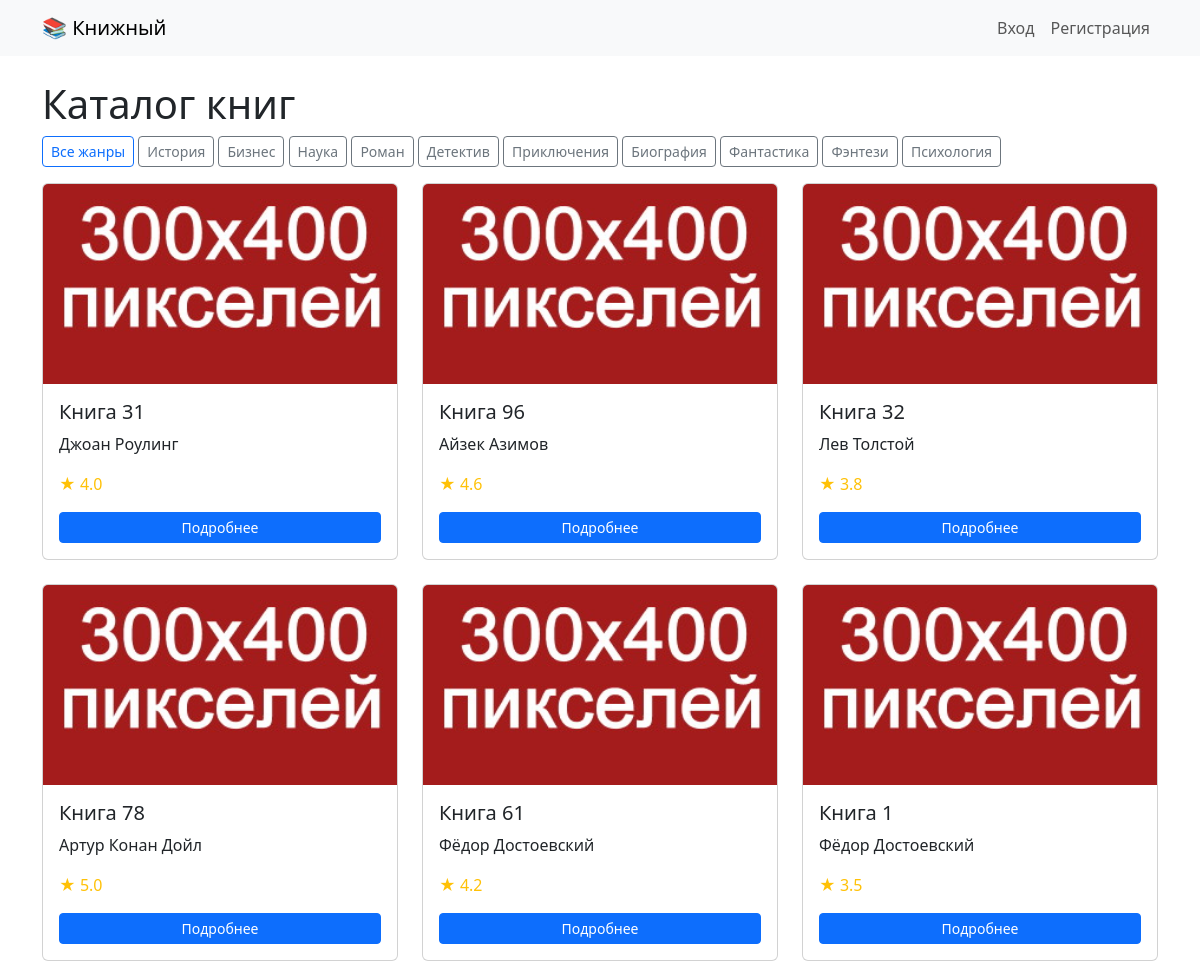
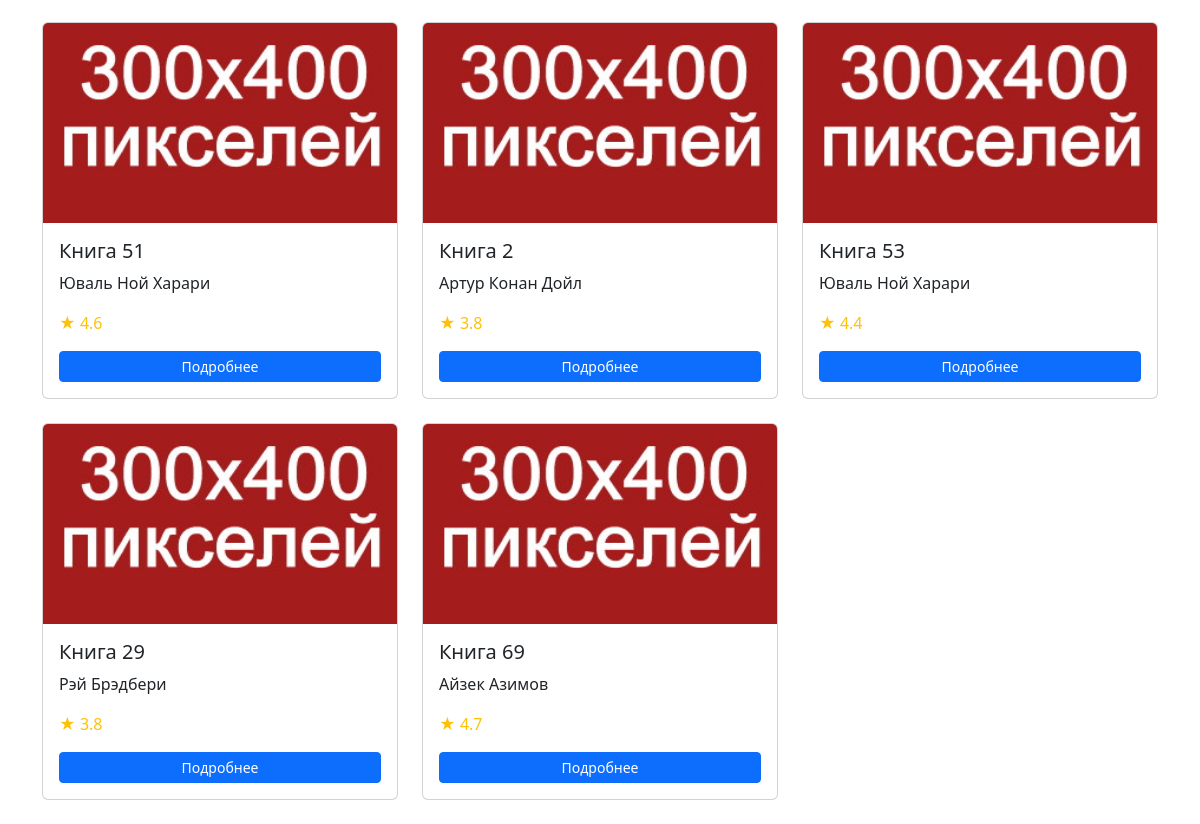
Screenshot of /catalog?genre=1 with the database file from the repository (2 pictures, top to bottom).
### bookstore/app/models.py (models this page shows)
class Genre(db.Model):
    id = db.Column(db.Integer, primary_key=True)
    name = db.Column(db.String(50), unique=True, nullable=False)

class Book(db.Model):
    id = db.Column(db.Integer, primary_key=True)
    title = db.Column(db.String(200), nullable=False)
    author = db.Column(db.String(100), nullable=False)
    year = db.Column(db.Integer)
    price = db.Column(db.Float, nullable=False)
    cover = db.Column(db.String(200), default='placeholder.jpg')
    description = db.Column(db.Text)
    rating = db.Column(db.Float, default=0.0)
    review_count = db.Column(db.Integer, default=0)
    genres = db.relationship('Genre', secondary=book_genre, backref='books')
    cart_items = db.relationship('CartItem', backref='book', lazy=True)
    order_items = db.relationship('OrderItem', backref='book', lazy=True)
    reviews = db.relationship('Review', backref='book', lazy=True, cascade="all, delete-orphan")

### bookstore/app/routes.py (the view)
@main.route('/catalog')
def catalog():
    genre_id = request.args.get('genre', type=int)
    if genre_id:
        books = Book.query.join(Book.genres).filter(Genre.id == genre_id).all()
    else:
        books = Book.query.all()
    genres = Genre.query.all()
    return render_template('catalog.html', books=books, genres=genres, selected_genre=genre_id)

### bookstore/app/templates/catalog.html
{% extends "base.html" %}
{% block content %}
<h1>Каталог книг</h1>
<div class="mb-3">
  <a href="{{ url_for('main.catalog') }}" class="btn btn-outline-primary btn-sm">Все жанры</a>
  {% for genre in genres %}
    <a href="{{ url_for('main.catalog', genre=genre.id) }}" class="btn btn-outline-secondary btn-sm">
      {{ genre.name }}
    </a>
  {% endfor %}
</div>
<div class="row">
{% for book in books %}
  <div class="col-md-4 mb-4">
    <div class="card h-100">
      <img src="{{ url_for('static', filename=book.cover) }}" class="card-img-top" alt="{{ book.title }}" style="height: 200px; object-fit: cover;">
      <div class="card-body d-flex flex-column">
        <h5 class="card-title">{{ book.title }}</h5>
        <p class="card-text">{{ book.author }}</p>
        <p class="text-warning">★ {{ "%.1f"|format(book.rating) }}</p>
        <a href="{{ url_for('main.book_detail', book_id=book.id) }}" class="btn btn-sm btn-primary mt-auto">Подробнее</a>
      </div>
    </div>
  </div>
{% else %}
  <p class="text-muted">Книг в этом жанре нет.</p>
{% endfor %}
</div>
{% endblock %}

### rows the page displays
Genre: name "История"
Genre: name "Бизнес"
Genre: name "Наука"
Genre: name "Роман"
Genre: name "Детектив"
Genre: name "Приключения"
Genre: name "Биография"
Genre: name "Фантастика"
Genre: name "Фэнтези"
Genre: name "Психология"
Book: cover (placeholder picture), title "Книга 31", author "Джоан Роулинг", rating "4.0"
Book: cover (placeholder picture), title "Книга 96", author "Айзек Азимов", rating "4.6"
Book: cover (placeholder picture), title "Книга 32", author "Лев Толстой", rating "3.8"
Book: cover (placeholder picture), title "Книга 78", author "Артур Конан Дойл", rating "5.0"
Book: cover (placeholder picture), title "Книга 61", author "Фёдор Достоевский", rating "4.2"
Book: cover (placeholder picture), title "Книга 1", author "Фёдор Достоевский", rating "3.5"
Book: cover (placeholder picture), title "Книга 51", author "Юваль Ной Харари", rating "4.6"
Book: cover (placeholder picture), title "Книга 2", author "Артур Конан Дойл", rating "3.8"
Book: cover (placeholder picture), title "Книга 53", author "Юваль Ной Харари", rating "4.4"
Book: cover (placeholder picture), title "Книга 29", author "Рэй Брэдбери", rating "3.8"
Book: cover (placeholder picture), title "Книга 69", author "Айзек Азимов", rating "4.7"
